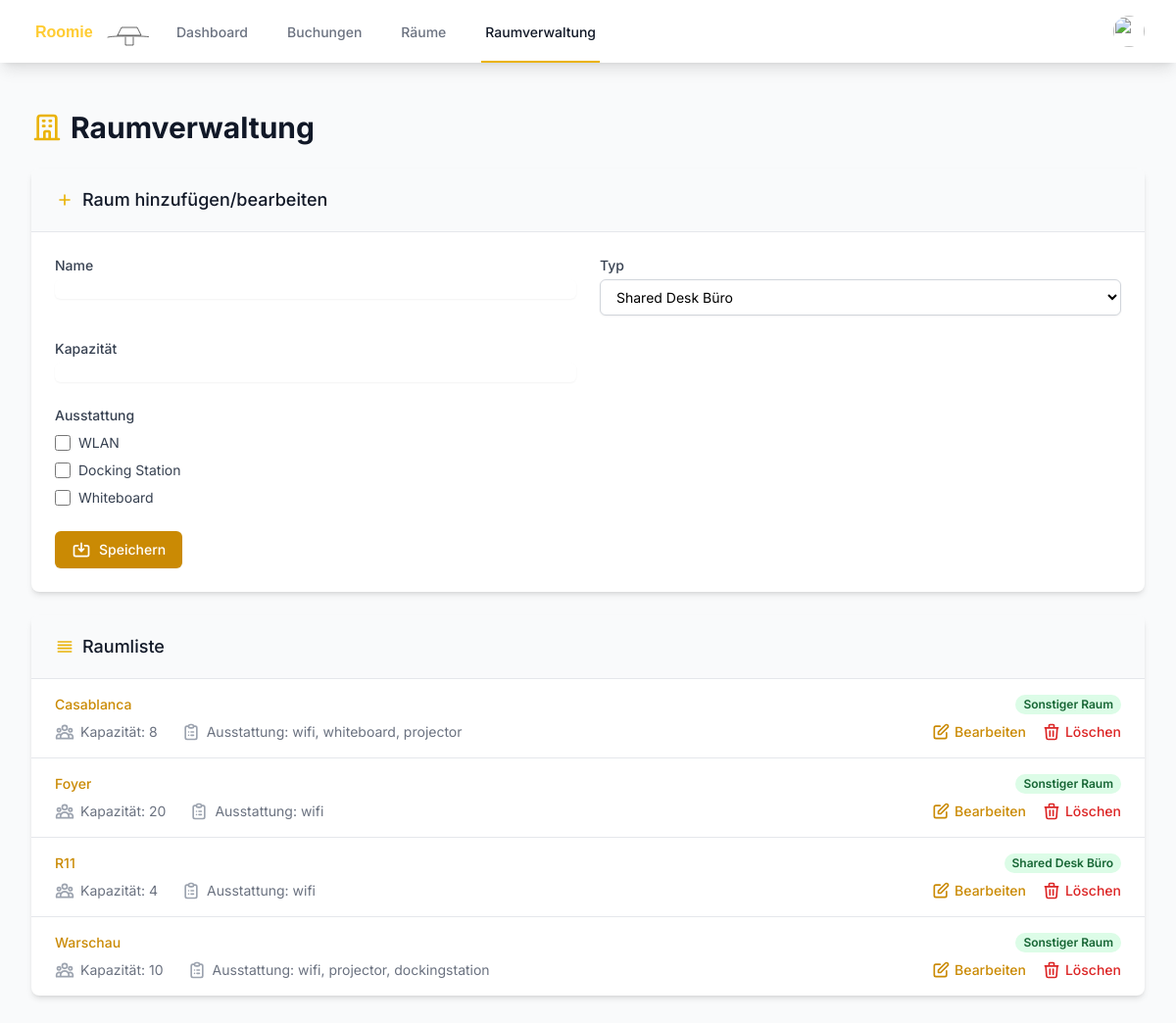
Before: /admin_rooms.php (signed in) with the older database file.
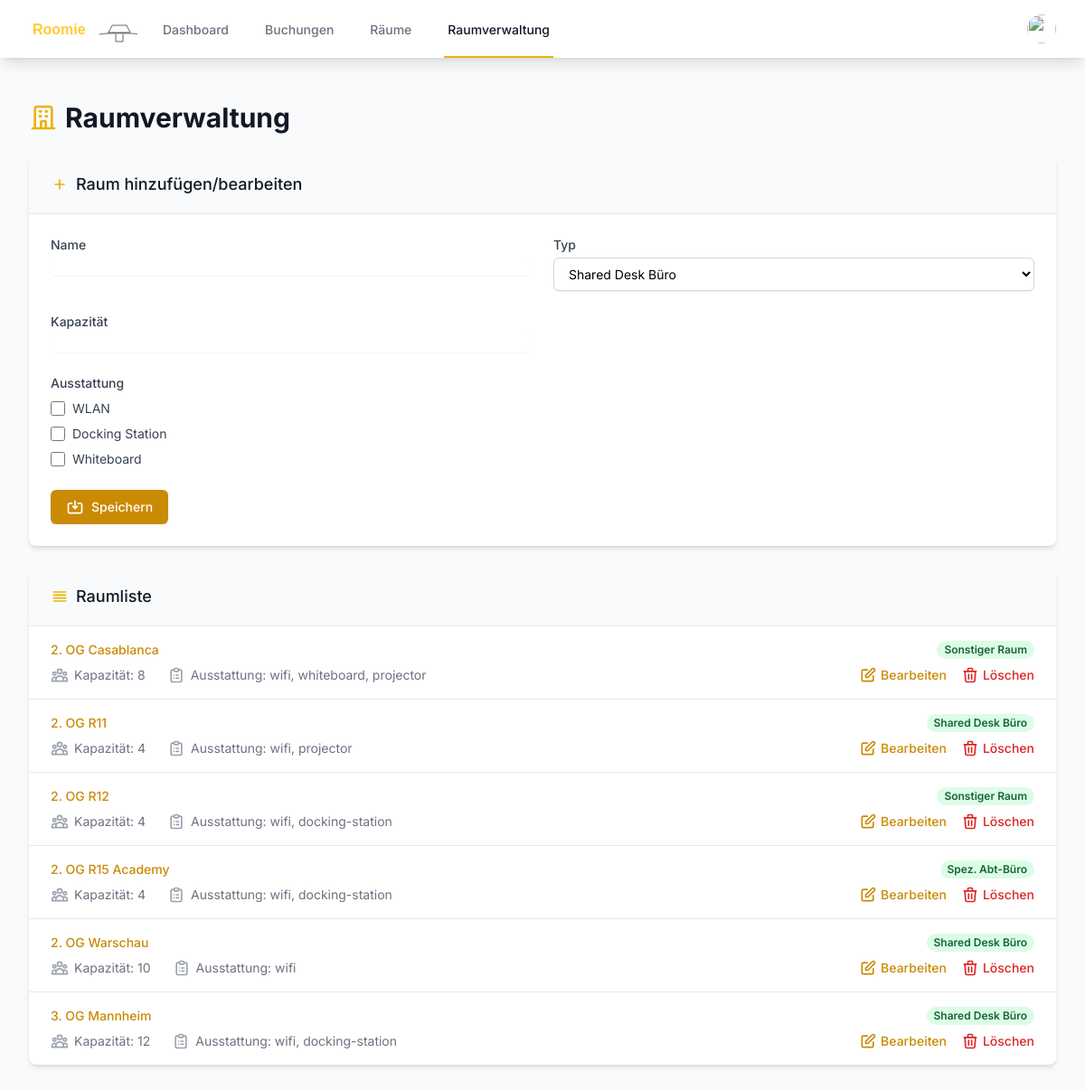
After: the same page with the newer database file.
### tables this page shows
CREATE TABLE rooms (
        id INTEGER PRIMARY KEY AUTOINCREMENT,
        name TEXT NOT NULL,
        type TEXT NOT NULL,
        capacity INTEGER DEFAULT 0,
        equipment TEXT
    );

### admin_rooms.php (the view, shortened to what this page needs)
<?php
try {
    $db = getDatabaseConnection();
    $stmt = $db->query("SELECT * FROM rooms ORDER BY name");
    $rooms = $stmt->fetchAll(PDO::FETCH_ASSOC);
} catch (PDOException $e) {
    $errorMessage = "Datenbankfehler: " . $e->getMessage();
}
function getRoomTypeName($type)
{
    switch ($type) {
        case 'shared-desk':
            return 'Shared Desk Büro';
        case 'spez-abt-buro':
            return 'Spez. Abt-Büro';
        default:
            return 'Sonstiger Raum';
    }
}
?>
<!DOCTYPE html>
<html lang="de">
<head>
    <script src="https://cdn.tailwindcss.com"></script>
</head>
<body class="bg-gray-50">
    <nav class="bg-white shadow-lg">
        <div class="max-w-7xl mx-auto px-4 sm:px-6 lg:px-8">
            <div class="flex justify-between h-16">
                <div class="flex">
                    <div class="flex-shrink-0 flex items-center">
                        <img class="h-8 w-auto" src="test.svg" alt="Roomie Logo">
                    </div>
                    <div class="hidden sm:ml-6 sm:flex sm:space-x-8">
                        <a href="index.php" class="border-transparent text-gray-500 hover:border-gray-300 hover:text-gray-700 inline-flex items-center px-1 pt-1 border-b-2 text-sm font-medium">
                            Dashboard
                        </a>
                        <a href="bookings.php" class="border-transparent text-gray-500 hover:border-gray-300 hover:text-gray-700 inline-flex items-center px-1 pt-1 border-b-2 text-sm font-medium">
                            Buchungen
                        </a>
                        <a href="rooms.php" class="border-transparent text-gray-500 hover:border-gray-300 hover:text-gray-700 inline-flex items-center px-1 pt-1 border-b-2 text-sm font-medium">
                            Räume
                        </a>
                        <a href="admin_rooms.php" class="border-yellow-500 text-gray-900 inline-flex items-center px-1 pt-1 border-b-2 text-sm font-medium">
                            Raumverwaltung
                        </a>
                    </div>
                </div>
                <div class="hidden sm:ml-6 sm:flex sm:items-center">
                    <div class="ml-3 relative" x-data="{ open: false }">
                        <div>
                            <button @click="open = !open" class="bg-white rounded-full flex text-sm focus:outline-none focus:ring-2 focus:ring-offset-2 focus:ring-yellow-500" id="user-menu" aria-haspopup="true" x-bind:aria-expanded="open">
                                <img class="h-8 w-8 rounded-full" src="<?php echo !empty($_SESSION['user_profile_image']) ? 'uploads/' . htmlspecialchars($_SESSION['user_profile_image']) : 'https://images.unsplash.com/photo-1472099645785-5658abf4ff4e?ixlib=rb-1.2.1&ixid=eyJhcHBfaWQiOjEyMDd9&auto=format&fit=facearea&facepad=2&w=256&h=256&q=80'; ?>" alt="">
                            </button>
                        </div>
                    </div>
                </div>
            </div>
        </div>
    </nav>
    <div class="max-w-7xl mx-auto py-6 sm:px-6 lg:px-8">
        <div class="px-4 py-6 sm:px-0">
            <h1 class="text-3xl font-bold text-gray-900 mb-6 flex items-center">
                Raumverwaltung
            </h1>
            <div class="bg-white shadow-md rounded-lg overflow-hidden mb-6">
                <div class="px-4 py-5 sm:px-6 bg-gray-50">
                    <h3 class="text-lg leading-6 font-medium text-gray-900 flex items-center">
                        <svg class="h-5 w-5 text-yellow-500 mr-2" xmlns="http://www.w3.org/2000/svg" fill="none" viewBox="0 0 24 24" stroke="currentColor">
                            <path stroke-linecap="round" stroke-linejoin="round" stroke-width="2" d="M12 6v6m0 0v6m0-6h6m-6 0H6" />
                        </svg>
                        Raum hinzufügen/bearbeiten
                    </h3>
                </div>
                <div class="border-t border-gray-200">
                    <form action="" method="POST" class="px-4 py-5 sm:p-6">
                        <div class="grid grid-cols-6 gap-6">
                            <div class="col-span-6 sm:col-span-3">
                                <label for="name" class="block text-sm font-medium text-gray-700">Name</label>
                                <input type="text" name="name" id="name" required class="mt-1 focus:ring-yellow-500 focus:border-yellow-500 block w-full shadow-sm sm:text-sm border-gray-300 rounded-md">
                            </div>
                            <div class="col-span-6 sm:col-span-3">
                                <label for="type" class="block text-sm font-medium text-gray-700">Typ</label>
                                <select name="type" id="type" required class="mt-1 block w-full py-2 px-3 border border-gray-300 bg-white rounded-md shadow-sm focus:outline-none focus:ring-yellow-500 focus:border-yellow-500 sm:text-sm">
                                    <option value="shared-desk">Shared Desk Büro</option>
                                </select>
                            </div>
                            <div class="col-span-6 sm:col-span-3">
                                <label for="capacity" class="block text-sm font-medium text-gray-700">Kapazität</label>
                                <input type="number" name="capacity" id="capacity" required class="mt-1 focus:ring-yellow-500 focus:border-yellow-500 block w-full shadow-sm sm:text-sm border-gray-300 rounded-md">
                            </div>
                            <div class="col-span-6">
                                <label class="block text-sm font-medium text-gray-700">Ausstattung</label>
                                <div class="mt-2 space-y-2">
                                    <div class="flex items-center">
                                        <input type="checkbox" id="equipment_wifi" name="equipment[]" value="wifi" class="focus:ring-yellow-500 h-4 w-4 text-yellow-600 border-gray-300 rounded">
                                        <label for="equipment_wifi" class="ml-2 text-sm text-gray-700">WLAN</label>
                                    </div>
                                    <div class="flex items-center">
                                        <input type="checkbox" id="equipment_projector" name="equipment[]" value="docking-station" class="focus:ring-yellow-500 h-4 w-4 text-yellow-600 border-gray-300 rounded">
                                        <label for="equipment_projector" class="ml-2 text-sm text-gray-700">Docking Station</label>
                                    </div>
                                    <div class="flex items-center">
                                        <input type="checkbox" id="equipment_whiteboard" name="equipment[]" value="whiteboard" class="focus:ring-yellow-500 h-4 w-4 text-yellow-600 border-gray-300 rounded">
                                        <label for="equipment_whiteboard" class="ml-2 text-sm text-gray-700">Whiteboard</label>
                                    </div>
                                </div>
                            </div>
                        </div>
                        <div class="mt-6">
                            <button type="submit" class="inline-flex justify-center py-2 px-4 border border-transparent shadow-sm text-sm font-medium rounded-md text-white bg-yellow-600 hover:bg-yellow-700 focus:outline-none focus:ring-2 focus:ring-offset-2 focus:ring-yellow-500 transition duration-150 ease-in-out">
                                <svg class="h-5 w-5 mr-2" xmlns="http://www.w3.org/2000/svg" fill="none" viewBox="0 0 24 24" stroke="currentColor">
                                    <path stroke-linecap="round" stroke-linejoin="round" stroke-width="2" d="M8 7H5a2 2 0 00-2 2v9a2 2 0 002 2h14a2 2 0 002-2V9a2 2 0 00-2-2h-3m-1 4l-3 3m0 0l-3-3m3 3V4" />
                                </svg>
                                Speichern
                            </button>
                        </div>
                    </form>
                </div>
            </div>
            <div class="bg-white shadow-md rounded-lg overflow-hidden">
                <div class="px-4 py-5 sm:px-6 bg-gray-50">
                    <h3 class="text-lg leading-6 font-medium text-gray-900 flex items-center">
                        <svg class="h-5 w-5 text-yellow-500 mr-2" xmlns="http://www.w3.org/2000/svg" fill="none" viewBox="0 0 24 24" stroke="currentColor">
                            <path stroke-linecap="round" stroke-linejoin="round" stroke-width="2" d="M4 6h16M4 10h16M4 14h16M4 18h16" />
                        </svg>
                        Raumliste
                    </h3>
                </div>
                <div class="border-t border-gray-200">
                    <ul class="divide-y divide-gray-200">
                        <?php foreach ($rooms as $room) : ?>
                            <li>
                                <div class="px-4 py-4 sm:px-6 hover:bg-gray-50 transition duration-150 ease-in-out">
                                    <div class="flex items-center justify-between">
                                        <p class="text-sm font-medium text-yellow-600 truncate">
                                            <?php echo htmlspecialchars($room['name']); ?>
                                        </p>
                                        <div class="ml-2 flex-shrink-0 flex">
                                            <p class="px-2 inline-flex text-xs leading-5 font-semibold rounded-full bg-green-100 text-green-800">
                                                <?php echo getRoomTypeName($room['type']); ?>
                                            </p>
                                        </div>
                                    </div>
                                    <div class="mt-2 sm:flex sm:justify-between">
                                        <div class="sm:flex">
                                            <p class="flex items-center text-sm text-gray-500">
                                                Kapazität: <?php echo htmlspecialchars($room['capacity']); ?>
                                            </p>
                                            <p class="mt-2 flex items-center text-sm text-gray-500 sm:mt-0 sm:ml-6">
                                                Ausstattung: <?php echo htmlspecialchars(implode(', ', json_decode($room['equipment'], true) ?? [])); ?>
                                            </p>
                                        </div>
                                        <div class="mt-2 flex items-center text-sm text-gray-500 sm:mt-0">
                                            <button onclick="editRoom(<?php echo htmlspecialchars(json_encode($room)); ?>)" class="font-medium text-yellow-600 hover:text-yellow-500 mr-4 flex items-center">
                                                <svg class="h-5 w-5 mr-1" xmlns="http://www.w3.org/2000/svg" fill="none" viewBox="0 0 24 24" stroke="currentColor">
                                                    <path stroke-linecap="round" stroke-linejoin="round" stroke-width="2" d="M11 5H6a2 2 0 00-2 2v11a2 2 0 002 2h11a2 2 0 002-2v-5m-1.414-9.414a2 2 0 112.828 2.828L11.828 15H9v-2.828l8.586-8.586z" />
                                                </svg>
                                                Bearbeiten
                                            </button>
                                            <a href="?delete=<?php echo $room['id']; ?>" onclick="return confirm('Sind Sie sicher, dass Sie diesen Raum löschen möchten?');" class="font-medium text-red-600 hover:text-red-500 flex items-center">
                                                Löschen
                                            </a>
                                        </div>
                                    </div>
                                </div>
                            </li>
                        <?php endforeach; ?>
                    </ul>
                </div>
            </div>
        </div>
    </div>
</body>
</html>

### admin_rooms.php (style rules this page uses)
body { font-family: 'Inter', sans-serif; }

Changed rows visible on the page:
changed rooms: name "Foyer" → "2. OG Casablanca"; capacity "20" → "8"; equipment "wifi" → "wifi, whiteboard, projector"; moves up the list
changed rooms: name "Casablanca" → "2. OG R11"; type "Sonstiger Raum" → "Shared Desk Büro"; capacity "8" → "4"; equipment "wifi, whiteboard, projector" → "wifi, projector"
added rooms: name "2. OG R12", type "Sonstiger Raum", capacity "4", equipment "wifi, docking-station"
added rooms: name "2. OG R15 Academy", type "Spez. Abt-Büro", capacity "4", equipment "wifi, docking-station"
changed rooms: name "Warschau" → "2. OG Warschau"; type "Sonstiger Raum" → "Shared Desk Büro"; equipment "wifi, projector, dockingstation" → "wifi"; moves up the list
changed rooms: name "R11" → "3. OG Mannheim"; capacity "4" → "12"; equipment "wifi" → "wifi, docking-station"
